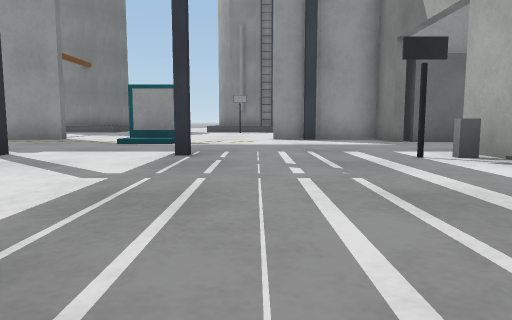
view 1 (above)

24 first-person views from a walk through a world built for the Gazebo simulator. The camera is 0.5 m above the floor, tilts 6° down and sees 70° across. The floor is counted in squares, 1 m on a side. Each view is taken from the middle of a square. On the plan, view 1 faces up. The plan holds only what a view shows up to about 9 squares ahead; the rest is blank. The place goes on beyond the plan.

view 2
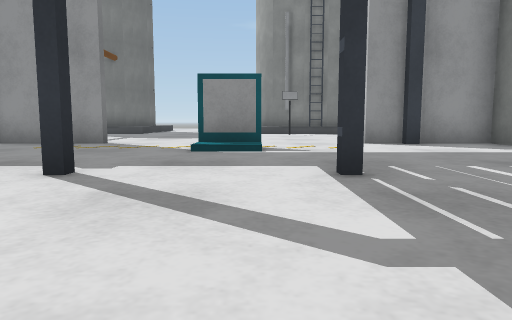

view 3
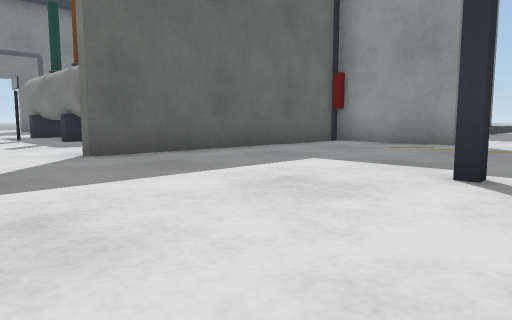

view 4
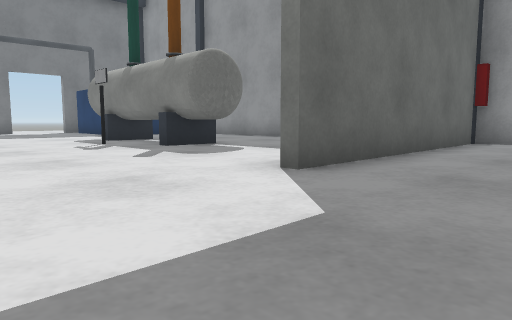

view 5
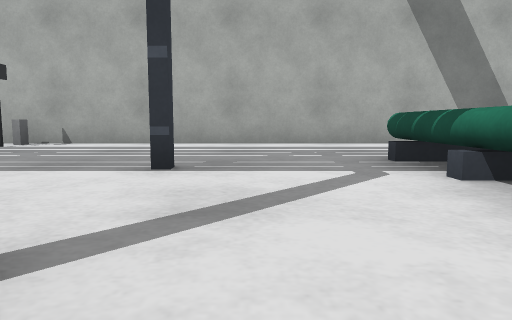

view 6
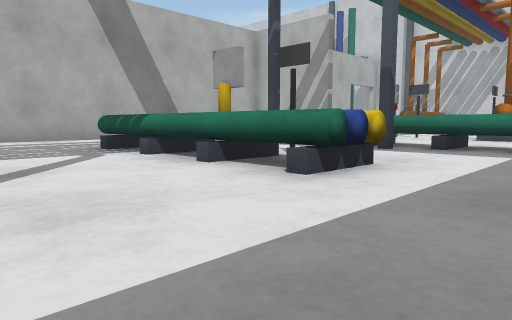

view 7
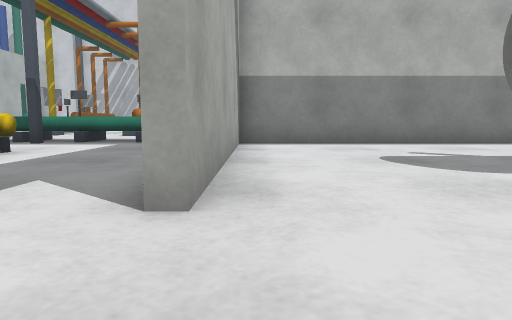

view 8
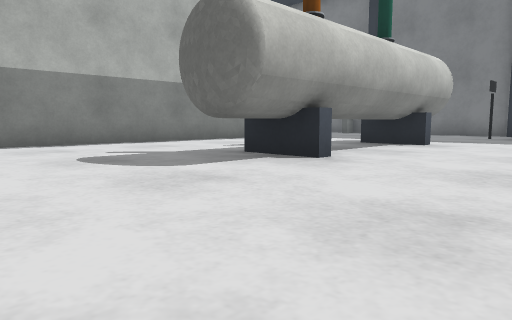

view 9
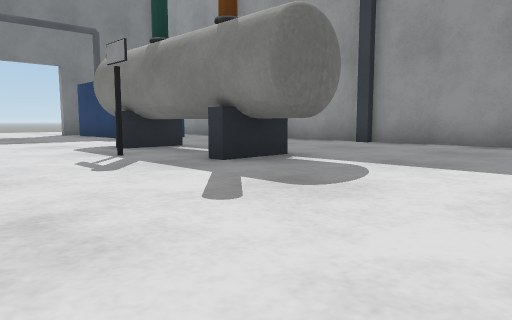

view 10
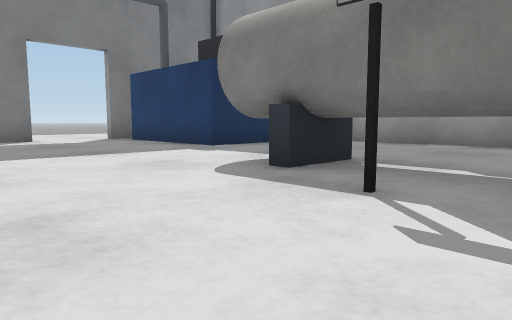

view 11
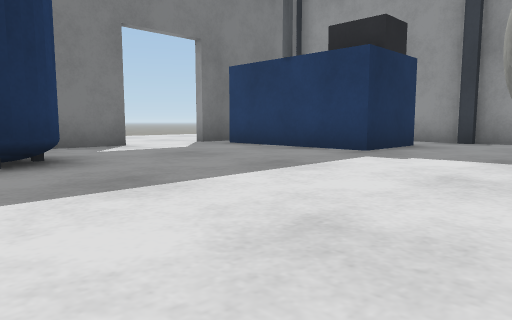

view 12
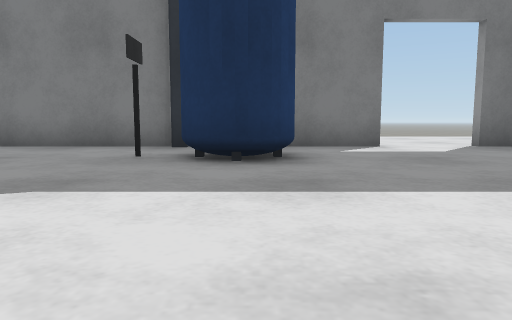

view 13
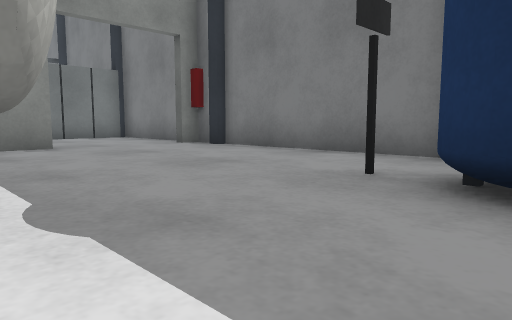

view 14
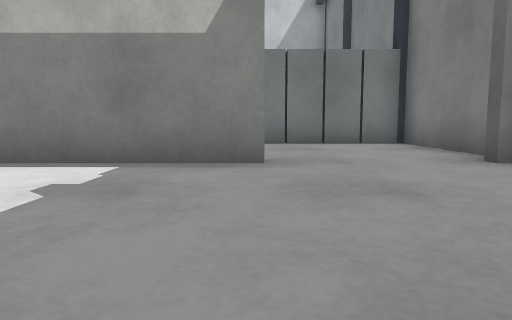

view 15
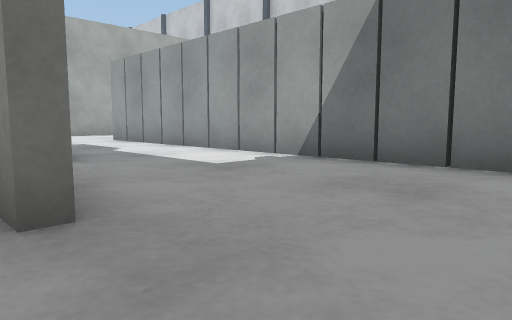

view 16
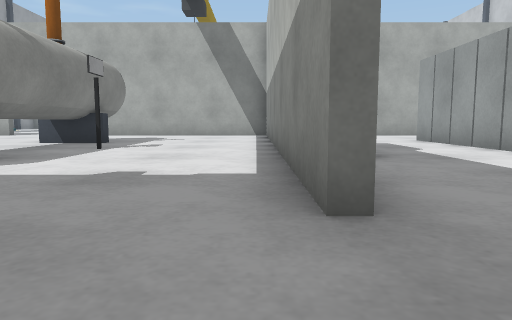

view 17
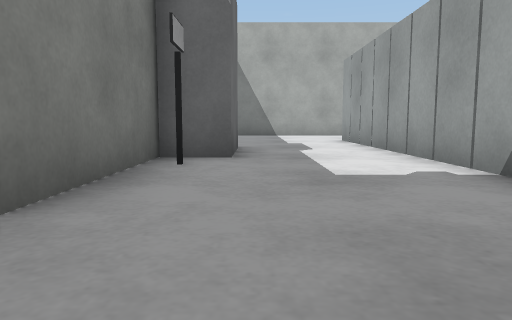

view 18
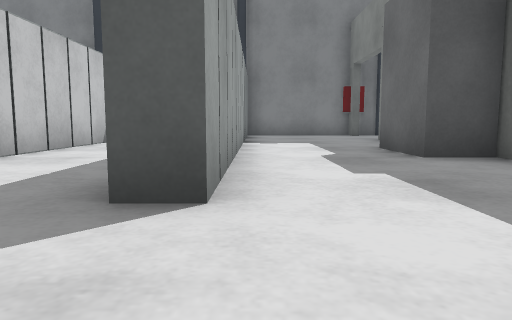

view 19
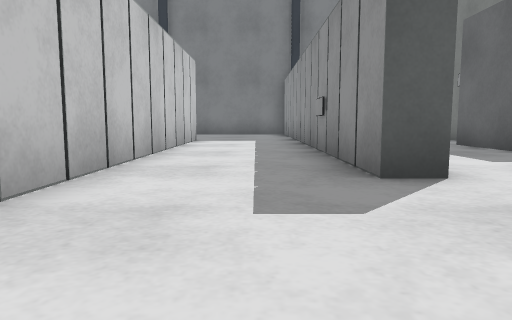

view 20
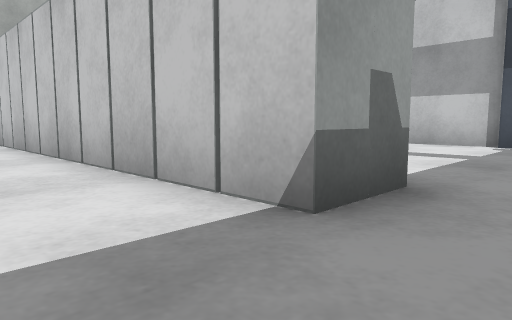

view 21
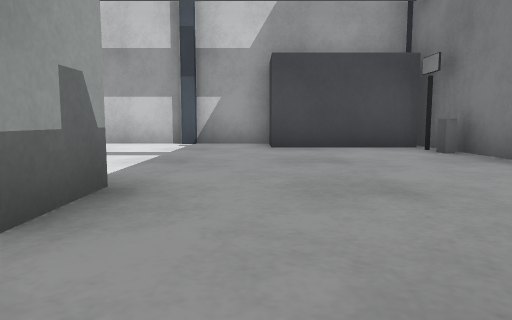

view 22
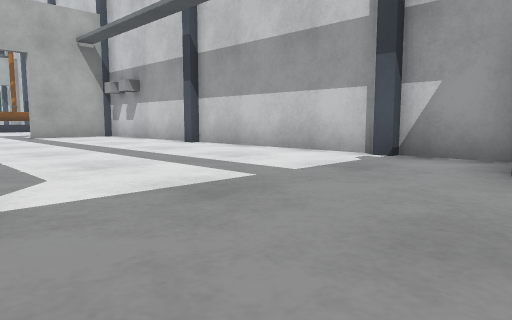

view 23
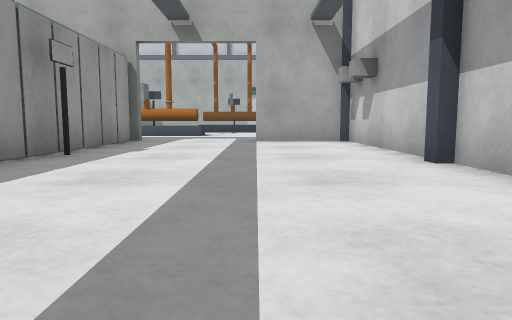

view 24
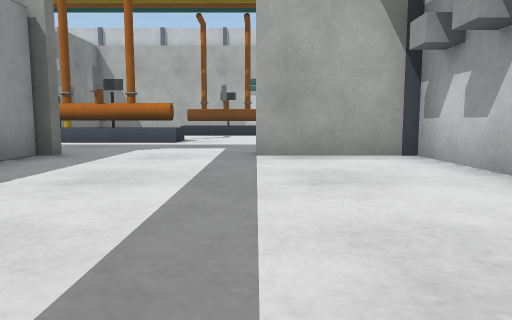

### Floor plan
Key: @ floor where view 1 was taken; # wall or solid block; . floor; = window, fence, low wall or low ledge; B grey box; R rack; S sign; T thing the floor can be seen under or through; P pipe; O other object.
Columns run from 25 left of view 1 to 5 right of it. Each row starts with its distance up from view 1.
 11                     .. ...
 10      ##########  ###......###
  9      #.......... #....##.....BB
  8      ##......... #............
  7 ..#####......... #............
  6 ........TT  TT.. #...........#
  5 ........TTTTTT...#...R..R..SB
  4   #..........................
  3   #..........................#
  2   # #........................#
  1   #.#............#... ..R....#
  0   #.S..#######...#.......@...#
 -1   #....#######...#...........#
 -2   #.......S......#..PPPPPP...#
 -3   #..............#..PPSBPP ..#
 -4   #..............#......     #
 -5   #..............# .....     #
 -6   #..##SBBB######  PPRP      #
 -7   #...........      O O
 -8   #............     ...
 -9   #.............
-10   ###########...
-11      ............
-12     ............    =
-13    ....########   ..B
-14    ....#    #####...=
-15    .................=
-16   #..................
-17   B..............#...
-18   S##............#
-19   ###..........B##
-20     ###########

Where each view was taken, in squares from view 1:
view 1: 0 up, 0 right, facing up
view 2: 2 up, 2 left, facing up
view 3: 2 up, 3 left, facing up-left
view 4: 1 up, 6 left, facing up-left
view 5: 0 up, 5 left, facing right
view 6: 1 up, 7 left, facing down-right
view 7: 3 up, 9 left, facing down
view 8: 3 up, 9 left, facing down-left
view 9: 2 up, 9 left, facing up-left
view 10: 2 up, 13 left, facing up-left
view 11: 1 up, 16 left, facing up-left
view 12: 2 up, 16 left, facing left
view 13: 2 up, 18 left, facing down-left
view 14: 1 down, 20 left, facing down
view 15: 5 down, 22 left, facing down-right
view 16: 5 down, 22 left, facing right
view 17: 7 down, 22 left, facing right
view 18: 9 down, 10 left, facing left
view 19: 11 down, 9 left, facing left
view 20: 11 down, 20 left, facing down-right
view 21: 11 down, 20 left, facing down
view 22: 14 down, 21 left, facing down-right
view 23: 17 down, 18 left, facing right
view 24: 17 down, 14 left, facing right
